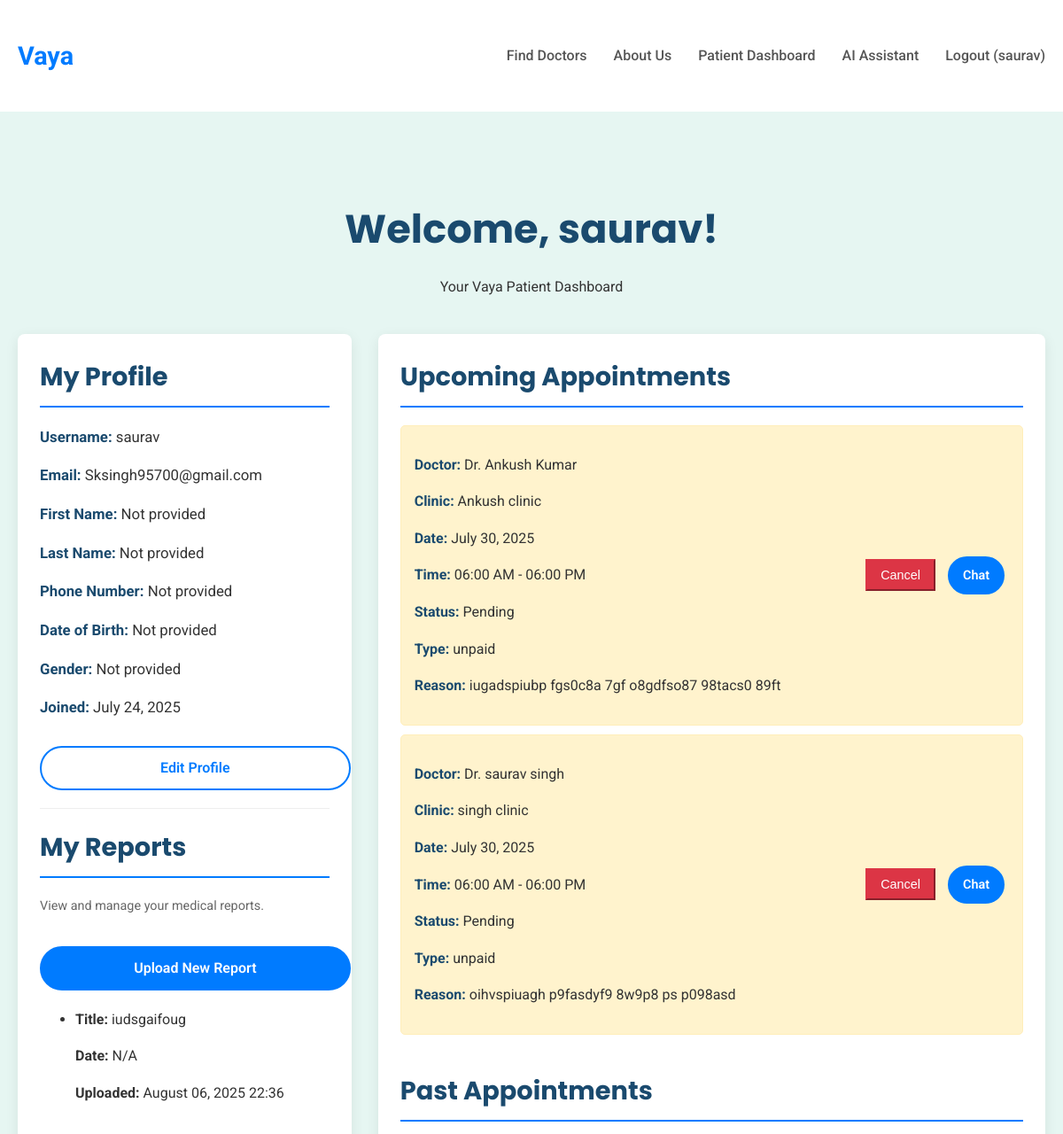
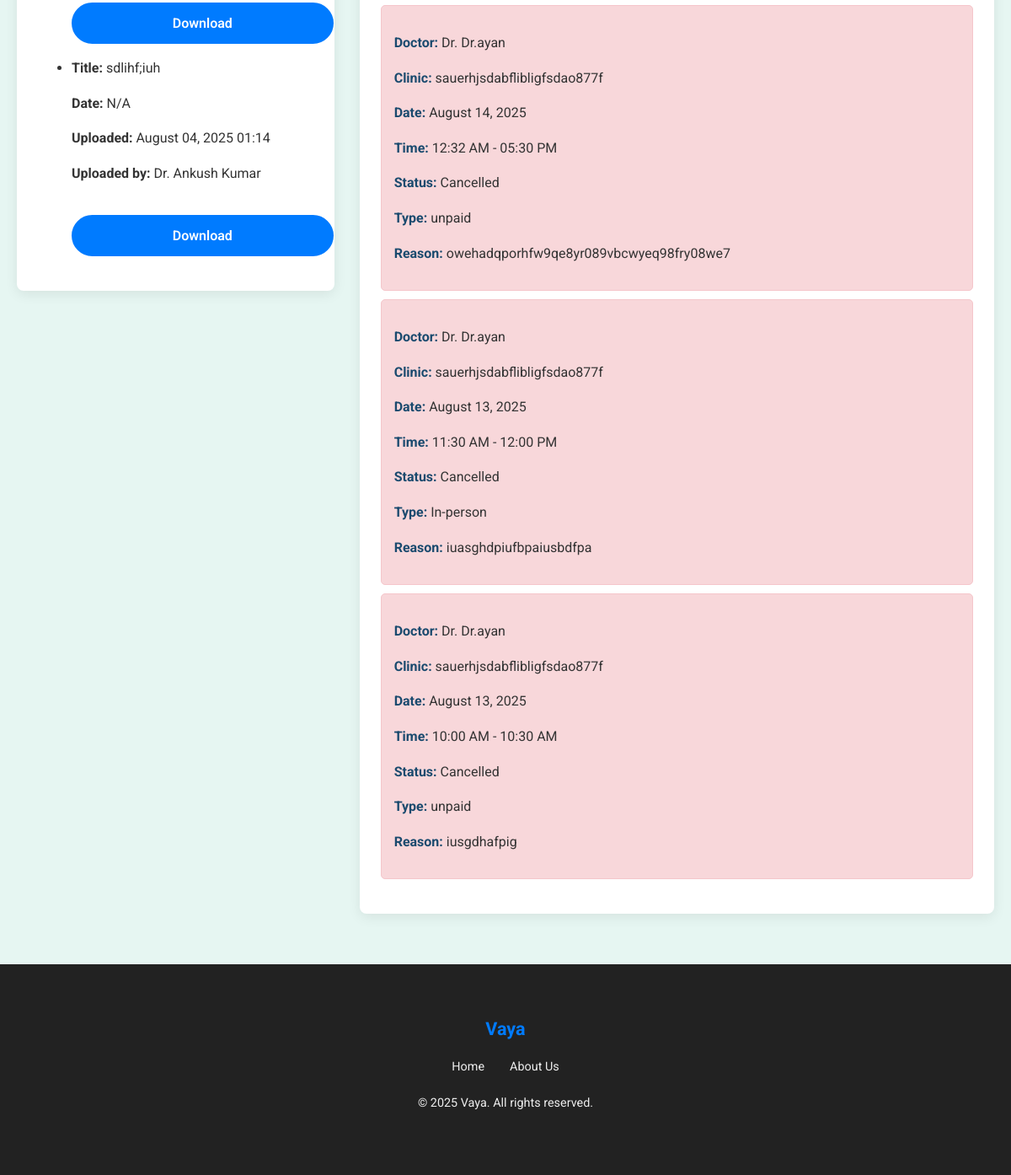
Page /accounts/dashboard/ (signed in) on the committed database (2 pictures, top to bottom).
### users/models.py (models this page shows, shortened)
class CustomUser(AbstractUser):
    phone_number = models.CharField(max_length=15, unique=True, blank=True, null=True)
    date_of_birth = models.DateField(blank=True, null=True)
    GENDER_CHOICES = [
        ('M', 'Male'),
        ('F', 'Female'),
        ('O', 'Other'),
        ('P', 'Prefer not to say'),
    ]
    gender = models.CharField(max_length=1, choices=GENDER_CHOICES, blank=True, null=True)
    groups = models.ManyToManyField(
        "auth.Group",
        verbose_name="groups",
        blank=True,
        help_text="The groups this user belongs to. A user will get all permissions granted to each of their groups.",
        related_name="customuser_set",
        related_query_name="customuser",
    )
    user_permissions = models.ManyToManyField(
        "auth.Permission",
        verbose_name="user permissions",
        blank=True,
        help_text="Specific permissions for this user.",
        related_name="customuser_set",
        related_query_name="customuser",
    )

### doctors/models.py (models this page shows, shortened)
class Report(models.Model):
    patient = models.ForeignKey(settings.AUTH_USER_MODEL, on_delete=models.CASCADE, related_name='reports')
    doctor = models.ForeignKey(Doctor, on_delete=models.CASCADE, null=True, blank=True, related_name='uploaded_reports')
    title = models.CharField(max_length=255)
    description = models.TextField(blank=True, null=True)
    report_file = models.FileField(upload_to='patient_reports/')
    uploaded_at = models.DateTimeField(auto_now_add=True)
    report_date = models.DateField(null=True, blank=True)
    class Meta:
        ordering = ['-uploaded_at']

class Doctor(models.Model):
    user = models.OneToOneField(settings.AUTH_USER_MODEL, on_delete=models.CASCADE, related_name='doctor_login_profile', null=True, blank=True)
    clinic_name = models.CharField(max_length=200)
    clinic_address = models.TextField()
    full_name = models.CharField(max_length=255)
    contact_email = models.EmailField(unique=True, default='')
    contact_phone = models.CharField(max_length=15, unique=True)
    qualifications = models.TextField(blank=True, null=True)
    specialties = models.ManyToManyField(Specialty, related_name='doctors')
    is_approved = models.BooleanField(default=False)
    created_at = models.DateTimeField(auto_now_add=True)
    DAYS_OF_WEEK_CHOICES = (
        ('Monday', 'Monday'),
        ('Tuesday', 'Tuesday'),
        ('Wednesday', 'Wednesday'),
        ('Thursday', 'Thursday'),
        ('Friday', 'Friday'),
        ('Saturday', 'Saturday'),
        ('Sunday', 'Sunday'),
    )
    working_days = models.CharField(max_length=100, blank=True, null=True, help_text="Comma-separated list of working days (e.g., Monday,Tuesday,Friday)")
    start_time = models.TimeField(blank=True, null=True)
    end_time = models.TimeField(blank=True, null=True)

class Appointment(models.Model):
    APPOINTMENT_TYPE_CHOICES = [
        ('in-person', 'In-person'),
        ('online', 'Online'),
        ('phone', 'Phone Call')
    ]
    STATUS_CHOICES = [
        ('pending', 'Pending'),
        ('confirmed', 'Confirmed'),
        ('completed', 'Completed'),
        ('cancelled', 'Cancelled')
    ]
    patient = models.ForeignKey(settings.AUTH_USER_MODEL, on_delete=models.CASCADE, related_name='appointments')
    doctor = models.ForeignKey(Doctor, on_delete=models.CASCADE, related_name='appointments')
    appointment_slot = models.ForeignKey(DoctorSlot, on_delete=models.SET_NULL, null=True, blank=True, related_name='appointment_slot')
    reason = models.TextField(blank=True, default='')
    appointment_date = models.DateField()
    appointment_time = models.TimeField()
    appointment_type = models.CharField(max_length=20, choices=APPOINTMENT_TYPE_CHOICES, default='in-person')
    status = models.CharField(max_length=20, choices=STATUS_CHOICES, default='pending')
    comments = models.TextField(blank=True, default='', help_text="Doctor's private notes on the appointment.")
    payment_status = models.CharField(max_length=20, choices=[('unpaid', 'Unpaid'), ('paid', 'Paid')], default='unpaid')
    class Meta:
        ordering = ['-appointment_date', '-appointment_time']

class DoctorSlot(models.Model):
    doctor = models.ForeignKey(Doctor, on_delete=models.CASCADE, related_name='slots')
    date = models.DateField()
    start_time = models.TimeField()
    end_time = models.TimeField()
    is_available = models.BooleanField(default=True)
    class Meta:
        unique_together = ('doctor', 'date', 'start_time', 'end_time')
        ordering = ['date', 'start_time']

### users/views.py (the view)
# urls.py: path('dashboard/', views.patient_dashboard, name='patient_dashboard'),
@login_required
def patient_dashboard(request):
    user = request.user
    try:
        doctor_profile = Doctor.objects.get(user=user)
        if doctor_profile.is_approved:
            return redirect('doctor_dashboard')
        else:
            messages.warning(request, "Your doctor profile is pending approval. Please wait for an administrator to approve it.")
            return redirect('landing_page')
    except Doctor.DoesNotExist:
        pass # This user is not a doctor, proceed as patient
    upcoming_appointments = Appointment.objects.filter(
        patient=user,
        status__in=['pending', 'confirmed']
    ).order_by('appointment_date', 'appointment_time')
    past_appointments = Appointment.objects.filter(
        patient=user,
        status__in=['completed', 'cancelled']
    ).order_by('-appointment_date', '-appointment_time')
    patient_reports = Report.objects.filter(patient=user).order_by('-uploaded_at')
    context = {
        'user': user,
        'upcoming_appointments': upcoming_appointments,
        'past_appointments': past_appointments,
        'patient_reports': patient_reports, # <--- Ensure this is passed to context
    }
    return render(request, 'users/patient_dashboard.html', context)

### templates/users/patient_dashboard.html (shortened to what this page needs)
{% extends 'base.html' %}
{% block content %}
    <section class="dashboard-section">
        <div class="container">
            <div class="dashboard-header">
                <h1>Welcome, {{ user.username }}!</h1>
                <p>Your Vaya Patient Dashboard</p>
            </div>
            <div class="dashboard-content">
                <div class="sidebar">
                    <h2>My Profile</h2>
                    <div class="profile-info">
                        <p><strong>Username:</strong> {{ user.username }}</p>
                        <p><strong>Email:</strong> {{ user.email|default:"Not provided" }}</p>
                        <p><strong>First Name:</strong> {{ user.first_name|default:"Not provided" }}</p>
                        <p><strong>Last Name:</strong> {{ user.last_name|default:"Not provided" }}</p>
                        <p><strong>Phone Number:</strong> {{ user.phone_number|default:"Not provided" }}</p>
                        <p><strong>Date of Birth:</strong> {{ user.date_of_birth|default:"Not provided" }}</p>
                        <p><strong>Gender:</strong> {{ user.get_gender_display|default:"Not provided" }}</p>
                        <p><strong>Joined:</strong> {{ user.date_joined|date:"F d, Y" }}</p>
                        <a href="{% url 'patient_profile_edit' %}" class="btn-secondary">Edit Profile</a>
                    </div>
                    <hr style="margin: 20px 0; border: 0; border-top: 1px solid #eee;">
                    <h2>My Reports</h2>
                    <p style="font-size: 0.9em; color: #666;">View and manage your medical reports.</p>
                    <a href="{% url 'patient_upload_report' %}" class="btn-primary">Upload New Report</a>
                    {% if patient_reports %}
                        <ul class="report-list" style="margin-top: 20px;">
                            {% for report in patient_reports %}
                                <li class="report-item">
                                    <div class="report-details">
                                        <p><strong>Title:</strong> {{ report.title }}</p>
                                        <p><strong>Date:</strong> {{ report.report_date|default:"N/A" }}</p>
                                        <p><strong>Uploaded:</strong> {{ report.uploaded_at|date:"F d, Y H:i" }}</p>
                                        {% if report.doctor %}<p><strong>Uploaded by:</strong> Dr. {{ report.doctor.full_name }}</p>{% endif %}
                                    </div>
                                    <div class="report-actions">
                                        {% if report.report_file %}
                                            <a href="{{ report.report_file.url }}" target="_blank" class="btn-download btn-primary">Download</a>
                                        {% else %}
                                            <span style="color: #888; font-size: 0.9em;">No file</span>
                                        {% endif %}
                                    </div>
                                </li>
                            {% endfor %}
                        </ul>
                    {% else %}
                        <p style="text-align: center; color: #777; margin-top: 20px;">No reports uploaded yet.</p>
                    {% endif %}
                </div>
                <div class="main-content">
                    <h2>Upcoming Appointments</h2>
                    {% if upcoming_appointments %}
                        <ul class="appointments-list">
                            {% for appointment in upcoming_appointments %}
                                <li class="appointment-item {{ appointment.status }}">
                                    <div class="appointment-details">
                                        <p><strong>Doctor:</strong> Dr. {{ appointment.doctor.full_name }}</p>
                                        <p><strong>Clinic:</strong> {{ appointment.doctor.clinic_name }}</p>
                                        <p><strong>Date:</strong> {{ appointment.appointment_date|date:"F d, Y" }}</p>
                                        <p><strong>Time:</strong>
                                            {{ appointment.appointment_time|time:"h:i A" }}
                                            {% if appointment.appointment_slot %}
                                                - {{ appointment.appointment_slot.end_time|time:"h:i A" }}
                                            {% endif %}
                                        </p>
                                        <p><strong>Status:</strong> {{ appointment.get_status_display }}</p>
                                        <p><strong>Type:</strong> {{ appointment.get_appointment_type_display }}</p>
                                        {% if appointment.reason %}<p><strong>Reason:</strong> {{ appointment.reason }}</p>{% endif %}
                                    </div>
                                    <div class="appointment-actions">
                                        {% if appointment.status == 'pending' or appointment.status == 'confirmed' %}
                                            <form action="{% url 'cancel_appointment' appointment.id %}" method="post" style="display: inline-block;">
                                                <button type="submit" class="btn-danger" style="padding: 8px 15px; font-size: 0.9em;">Cancel</button>
                                            </form>
                                            <a href="{% url 'chat_room' appointment.id %}" class="btn-primary" style="padding: 8px 15px; font-size: 0.9em; margin-left: 5px;">Chat</a>
                                        {% endif %}
                                    </div>
                                </li>
                            {% endfor %}
                        </ul>
                    {% else %}
                        <p class="no-appointments">No upcoming appointments. <a href="{% url 'doctor_list' %}">Find a doctor to book your first appointment!</a></p>
                    {% endif %}
                    <h2 style="margin-top: 40px;">Past Appointments</h2>
                    {% if past_appointments %}
                        <ul class="appointments-list">
                            {% for appointment in past_appointments %}
                                <li class="appointment-item {{ appointment.status }}">
                                    <div class="appointment-details">
                                        <p><strong>Doctor:</strong> Dr. {{ appointment.doctor.full_name }}</p>
                                        <p><strong>Clinic:</strong> {{ appointment.doctor.clinic_name }}</p>
                                        <p><strong>Date:</strong> {{ appointment.appointment_date|date:"F d, Y" }}</p>
                                        <p><strong>Time:</strong>
                                            {{ appointment.appointment_time|time:"h:i A" }}
                                            {% if appointment.appointment_slot %}
                                                - {{ appointment.appointment_slot.end_time|time:"h:i A" }}
                                            {% endif %}
                                        </p>
                                        <p><strong>Status:</strong> {{ appointment.get_status_display }}</p>
                                        <p><strong>Type:</strong> {{ appointment.get_appointment_type_display }}</p>
                                        {% if appointment.reason %}<p><strong>Reason:</strong> {{ appointment.reason }}</p>{% endif %}
                                    </div>
                                </li>
                            {% endfor %}
                        </ul>
                    {% else %}
                        <p class="no-appointments">No past appointments.</p>
                    {% endif %}
                </div>
            </div>
        </div>
    </section>
{% endblock %}

### templates/base.html (shortened to what this page needs)
<!DOCTYPE html>
<html lang="en">
<head>
</head>
<body>
    <header>
        <div class="container navbar">
            <a href="{% url 'landing_page' %}" class="logo">Vaya</a>
            <nav>
                <ul class="nav-links">
                    {% if not user.is_authenticated or not user.doctor_login_profile.is_approved %}
                        <li><a href="{% url 'doctor_list' %}">Find Doctors</a></li>
                    {% endif %}
                    <li><a href="{% url 'about_us' %}">About Us</a></li>
                    {% if user.is_authenticated %}
                        {% if user.doctor_login_profile and user.doctor_login_profile.is_approved %}
                            <li><a href="{% url 'doctor_dashboard' %}">Doctor Dashboard</a></li>
                        {% elif user.doctor_login_profile and not user.doctor_login_profile.is_approved %}
                            <li><a href="{% url 'landing_page' %}">Profile Pending</a></li>
                        {% else %}
                            <li><a href="{% url 'patient_dashboard' %}">Patient Dashboard</a></li>
                            <li><a href="{% url 'symptom_checker' %}">AI Assistant</a></li>
                        {% endif %}
                        <li><a href="{% url 'logout' %}">Logout ({{ user.username }})</a></li>
                    {% else %}
                        <li><a href="{% url 'register_clinic' %}">For Doctors</a></li>
                        <li><a href="{% url 'login' %}">Login</a></li>
                    {% endif %}
                </ul>
            </nav>
        </div>
    </header>
    {% block content %}{% endblock %}
    <footer>
        <div class="container">
            <a href="{% url 'landing_page' %}" class="logo">Vaya</a>
            <ul class="footer-links">
                <li><a href="{% url 'landing_page' %}">Home</a></li>
                <li><a href="{% url 'about_us' %}">About Us</a></li>
            </ul>
            <p>&copy; 2025 Vaya. All rights reserved.</p>
        </div>
    </footer>
</body>
</html>

### rows in the picture
CustomUser: username "saurav", email "Sksingh95700@gmail.com", first_name "Not provided", last_name "Not provided", phone_number "Not provided", date_of_birth "Not provided", gender "Not provided", date_joined "July 24, 2025"
Report: title "iudsgaifoug", report_date "N/A", uploaded_at "August 06, 2025 22:36"
Report: title "sdlihf;iuh", report_date "N/A", uploaded_at "August 04, 2025 01:14", doctor.full_name "Ankush Kumar"
Appointment: doctor.full_name "Ankush Kumar", doctor.clinic_name "Ankush clinic", appointment_date "July 30, 2025", appointment_time "06:00 AM", appointment_slot.end_time "06:00 PM", status "Pending", appointment_type "unpaid", reason "iugadspiubp fgs0c8a 7gf o8gdfso87 98tacs0 89ft", shows "Cancel"
Appointment: doctor.full_name "saurav singh", doctor.clinic_name "singh clinic", appointment_date "July 30, 2025", appointment_time "06:00 AM", appointment_slot.end_time "06:00 PM", status "Pending", appointment_type "unpaid", reason "oihvspiuagh p9fasdyf9 8w9p8 ps p098asd", shows "Cancel"
Appointment: doctor.full_name "Dr.ayan", doctor.clinic_name "sauerhjsdabflibligfsdao877f", appointment_date "August 14, 2025", appointment_time "12:32 AM", appointment_slot.end_time "05:30 PM", status "Cancelled", appointment_type "unpaid", reason "owehadqporhfw9qe8yr089vbcwyeq98fry08we7"
Appointment: doctor.full_name "Dr.ayan", doctor.clinic_name "sauerhjsdabflibligfsdao877f", appointment_date "August 13, 2025", appointment_time "11:30 AM", appointment_slot.end_time "12:00 PM", status "Cancelled", appointment_type "In-person", reason "iuasghdpiufbpaiusbdfpa"
Appointment: doctor.full_name "Dr.ayan", doctor.clinic_name "sauerhjsdabflibligfsdao877f", appointment_date "August 13, 2025", appointment_time "10:00 AM", appointment_slot.end_time "10:30 AM", status "Cancelled", appointment_type "unpaid", reason "iusgdhafpig"
